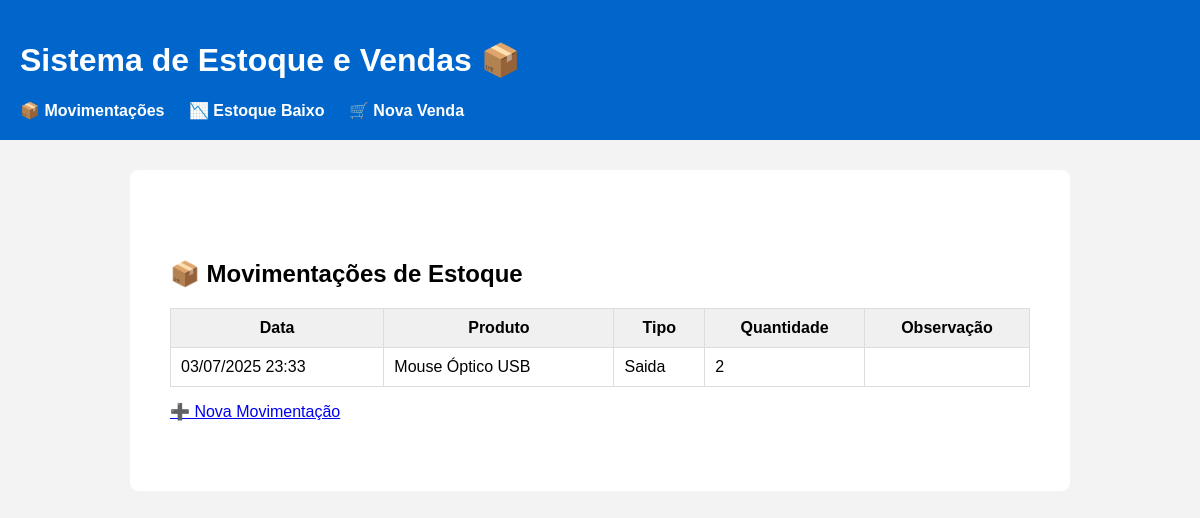
Page /movimentacoes/ on the earlier database version.
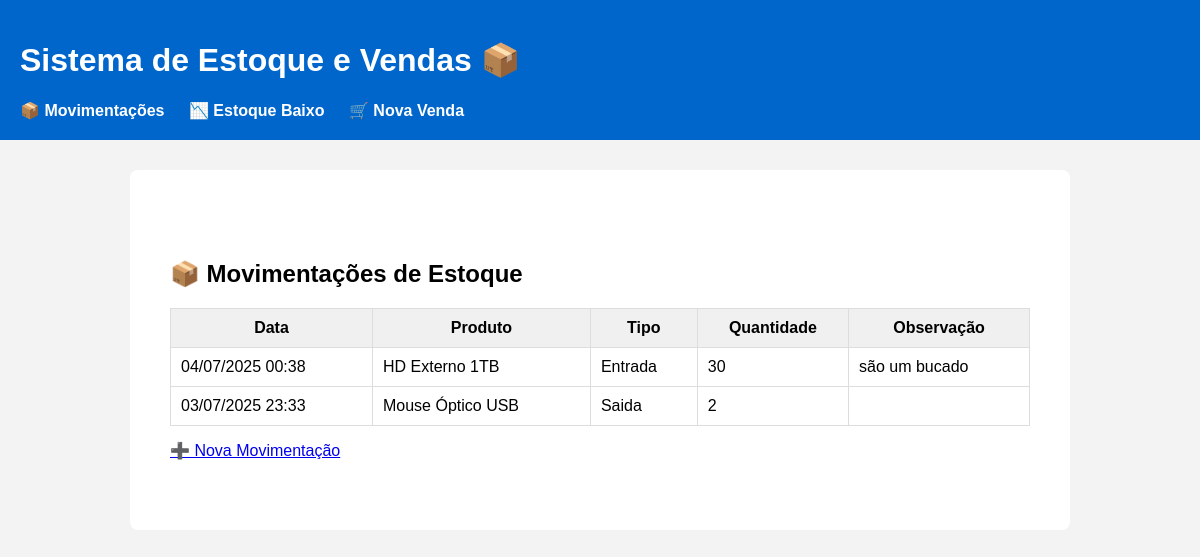
Same page on the later database version.
### core/models.py (models this page shows, shortened)
class MovimentacaoEstoque(models.Model):
    TIPO_CHOICES = (
        ('Entrada', 'entrada'),
        ('Saida', 'Saída'),
    )
    produto = models.ForeignKey(Produto, on_delete=models.CASCADE)
    tipo = models.CharField(max_length=10, choices=TIPO_CHOICES)
    quantidade = models.IntegerField()
    data = models.DateTimeField(auto_now_add=True)
    observacao = models.TextField(blank=True, null=True)

class Produto(models.Model):
    nome = models.CharField(max_length=100)
    descricao = models.TextField(blank=True)
    preco = models.DecimalField(max_digits=10, decimal_places=2)
    quantidade_estoque = models.IntegerField()
    estoque_minimo = models.IntegerField(default=0)
    fornecedor = models.ForeignKey(Fornecedor, on_delete=models.CASCADE)
    data_cadastro = models.DateField(auto_now_add=True)

### core/views.py (the view)
# urls.py: path('movimentacoes/', views.movimentacoes_estoque, name='movimentacoes_estoque'),
def movimentacoes_estoque(request):
    movimentacoes = MovimentacaoEstoque.objects.all().order_by('-data')
    return render(request, 'core/movimentacoes.html', {'movimentacoes': movimentacoes})

### core/templates/core/movimentacoes.html (shortened to what this page needs)
{% extends 'core/base.html' %}
{% load static %}
{% block content %}
<div class="container">
    <h2>📦 Movimentações de Estoque</h2>
    <table class="table">
        <thead>
            <tr>
                <th>Data</th>
                <th>Produto</th>
                <th>Tipo</th>
                <th>Quantidade</th>
                <th>Observação</th>
            </tr>
        </thead>
        <tbody>
            {% for m in movimentacoes %}
            <tr>
                <td>{{ m.data|date:"d/m/Y H:i" }}</td>
                <td>{{ m.produto.nome }}</td>
                <td>{{ m.tipo }}</td>
                <td>{{ m.quantidade }}</td>
                <td>{{ m.observacao }}</td>
            </tr>
            {% empty %}
            <tr>
                <td colspan="5">Nenhuma movimentação registrada.</td>
            </tr>
            {% endfor %}
        </tbody>
    </table>
    <a href="{% url 'nova_movimentacao' %}" class="btn btn-primary">➕ Nova Movimentação</a>
</div>
{% endblock %}

Differences in the rows shown:
added MovimentacaoEstoque: data "04/07/2025 00:38", produto.nome "HD Externo 1TB", tipo "Entrada", quantidade "30", observacao "são um bucado"
